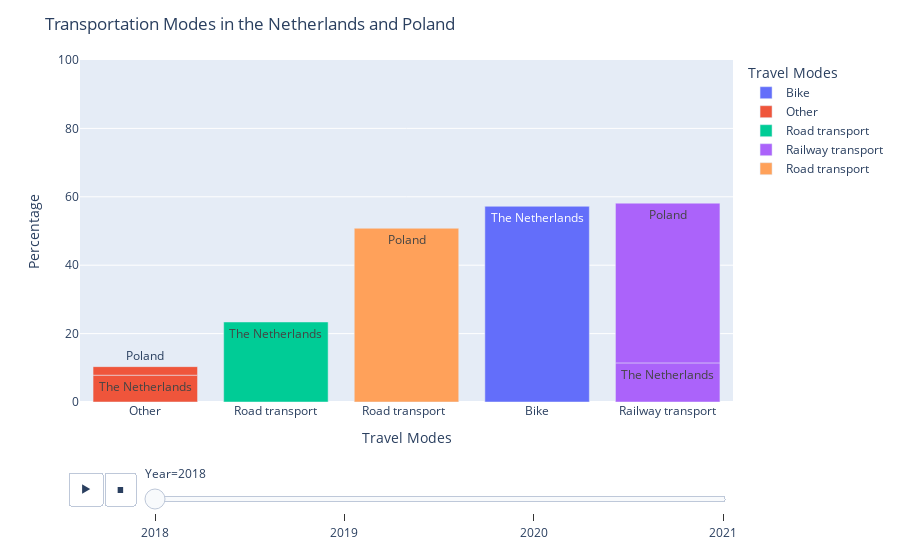

The notebook cell this image was saved under:
### Code cell
fig = px.bar(mode_percentage, x='Travel Modes', y='Percentage', animation_frame='Year', animation_group='Country',
            color='Travel Modes', text='Country', range_y=[0,100])
fig.update_layout(xaxis={'categoryorder':'total ascending'}, title_text="Transportation Modes in the Netherlands and Poland")
fig.show()

### Figure 1 — Plotly figure (JSON) as saved in the notebook; plotly's stock layout.template omitted (floating-point values rounded to 4 significant figures)
{"data": [{"alignmentgroup": "True", "hovertemplate": "Travel Modes=%{x}<br>Year=2018<br>Percentage=%{y}<br>Country=%{text}<extra></extra>", "ids": ["The Netherlands", "Poland"], "legendgroup": "Bike", "marker": {"color": "#636efa", "pattern": {"shape": ""}}, "name": "Bike", "offsetgroup": "Bike", "orientation": "v", "showlegend": true, "text": ["The Netherlands", "Poland"], "textposition": "auto", "type": "bar", "x": ["Bike", "Bike"], "xaxis": "x", "y": ["57.32", 0], "yaxis": "y"}, {"alignmentgroup": "True", "hovertemplate": "Travel Modes=%{x}<br>Year=2018<br>Percentage=%{y}<br>Country=%{text}<extra></extra>", "ids": ["The Netherlands", "Poland"], "legendgroup": "Other", "marker": {"color": "#EF553B", "pattern": {"shape": ""}}, "name": "Other", "offsetgroup": "Other", "orientation": "v", "showlegend": true, "text": ["The Netherlands", "Poland"], "textposition": "auto", "type": "bar", "x": ["Other", "Other"], "xaxis": "x", "y": ["7.84", 2.5], "yaxis": "y"}, {"alignmentgroup": "True", "hovertemplate": "Travel Modes=%{x}<br>Year=2018<br>Percentage=%{y}<br>Country=%{text}<extra></extra>", "ids": ["The Netherlands"], "legendgroup": "Road transport", "marker": {"color": "#00cc96", "pattern": {"shape": ""}}, "name": "Road transport", "offsetgroup": "Road transport", "orientation": "v", "showlegend": true, "text": ["The Netherlands"], "textposition": "auto", "type": "bar", "x": ["Road transport"], "xaxis": "x", "y": ["23.40"], "yaxis": "y"}, {"alignmentgroup": "True", "hovertemplate": "Travel Modes=%{x}<br>Year=2018<br>Percentage=%{y}<br>Country=%{text}<extra></extra>", "ids": ["The Netherlands", "Poland"], "legendgroup": "Railway transport", "marker": {"color": "#ab63fa", "pattern": {"shape": ""}}, "name": "Railway transport", "offsetgroup": "Railway transport", "orientation": "v", "showlegend": true, "text": ["The Netherlands", "Poland"], "textposition": "auto", "type": "bar", "x": ["Railway transport", "Railway transport"], "xaxis": "x", "y": ["11.44", 46.7], "yaxis": "y"}, {"alignmentgroup": "True", "hovertemplate": "Travel Modes=%{x}<br>Year=2018<br>Percentage=%{y}<br>Country=%{text}<extra></extra>", "ids": ["Poland"], "legendgroup": "Road transport  ", "marker": {"color": "#FFA15A", "pattern": {"shape": ""}}, "name": "Road transport  ", "offsetgroup": "Road transport  ", "orientation": "v", "showlegend": true, "text": ["Poland"], "textposition": "auto", "type": "bar", "x": ["Road transport  "], "xaxis": "x", "y": [50.8], "yaxis": "y"}], "layout": {"barmode": "relative", "legend": {"title": {"text": "Travel Modes"}, "tracegroupgap": 0}, "margin": {"t": 60}, "sliders": [{"active": 0, "currentvalue": {"prefix": "Year="}, "len": 0.9, "pad": {"b": 10, "t": 60}, "steps": [{"args": [["2018"], {"frame": {"duration": 0, "redraw": true}, "fromcurrent": true, "mode": "immediate", "transition": {"duration": 0, "easing": "linear"}}], "label": "2018", "method": "animate"}, {"args": [["2019"], {"frame": {"duration": 0, "redraw": true}, "fromcurrent": true, "mode": "immediate", "transition": {"duration": 0, "easing": "linear"}}], "label": "2019", "method": "animate"}, {"args": [["2020"], {"frame": {"duration": 0, "redraw": true}, "fromcurrent": true, "mode": "immediate", "transition": {"duration": 0, "easing": "linear"}}], "label": "2020", "method": "animate"}, {"args": [["2021"], {"frame": {"duration": 0, "redraw": true}, "fromcurrent": true, "mode": "immediate", "transition": {"duration": 0, "easing": "linear"}}], "label": "2021", "method": "animate"}], "x": 0.1, "xanchor": "left", "y": 0, "yanchor": "top"}], "title": {"text": "Transportation Modes in the Netherlands and Poland"}, "updatemenus": [{"buttons": [{"args": [null, {"frame": {"duration": 500, "redraw": true}, "fromcurrent": true, "mode": "immediate", "transition": {"duration": 500, "easing": "linear"}}], "label": "&#9654;", "method": "animate"}, {"args": [[null], {"frame": {"duration": 0, "redraw": true}, "fromcurrent": true, "mode": "immediate", "transition": {"duration": 0, "easing": "linear"}}], "label": "&#9724;", "method": "animate"}], "direction": "left", "pad": {"r": 10, "t": 70}, "showactive": false, "type": "buttons", "x": 0.1, "xanchor": "right", "y": 0, "yanchor": "top"}], "xaxis": {"anchor": "y", "categoryarray": ["Bike", "Other", "Road transport", "Railway transport", "Road transport  "], "categoryorder": "total ascending", "domain": [0, 1], "title": {"text": "Travel Modes"}}, "yaxis": {"anchor": "x", "domain": [0, 1], "range": [0, 100], "title": {"text": "Percentage"}}}}
